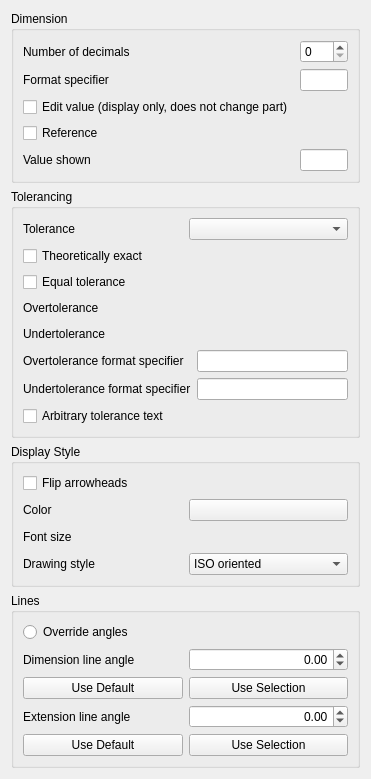
<?xml version="1.0" encoding="UTF-8"?>
<ui version="4.0">
 <class>TechDrawGui::TaskDimension</class>
 <widget class="QWidget" name="TechDrawGui::TaskDimension">
  <property name="geometry">
   <rect>
    <x>0</x>
    <y>0</y>
    <width>371</width>
    <height>729</height>
   </rect>
  </property>
  <property name="windowTitle">
   <string>Dimension</string>
  </property>
  <layout class="QVBoxLayout" name="verticalLayout_4">
   <item>
    <widget class="QGroupBox" name="gbTolerancing">
     <property name="title">
      <string>Dimension</string>
     </property>
     <layout class="QVBoxLayout" name="verticalLayout_2">
      <item>
       <layout class="QGridLayout" name="gridLayout_2" columnstretch="1,1">
        <item row="1" column="0">
         <widget class="QLabel" name="label_11">
          <property name="text">
           <string>Format specifier</string>
          </property>
         </widget>
        </item>
        <item row="1" column="1">
         <widget class="QLineEdit" name="leFormatSpecifier">
          <property name="toolTip">
           <string>Text to be displayed</string>
          </property>
         </widget>
        </item>
        <item row="2" column="0">
         <widget class="QCheckBox" name="cbArbitrary">
          <property name="toolTip">
           <string>&lt;html&gt;&lt;head/&gt;&lt;body&gt;&lt;p&gt;Tick this to type your own value/text for this dimension in the &quot;Format specifier&quot; / Main Value field.&lt;/p&gt;&lt;p&gt;&lt;b&gt;Display only:&lt;/b&gt; it changes only what is SHOWN on the drawing. It does NOT change the 3D part (to change the part, edit the Sketch/Part Design feature).&lt;/p&gt;&lt;/body&gt;&lt;/html&gt;</string>
          </property>
          <property name="text">
           <string>Edit value (display only, does not change part)</string>
          </property>
         </widget>
        </item>
        <item row="0" column="0">
         <widget class="QLabel" name="label_9">
          <property name="text">
           <string>Number of decimals</string>
          </property>
         </widget>
        </item>
        <item row="0" column="1">
         <widget class="QSpinBox" name="sbNumDecimals">
          <property name="minimumSize">
           <size>
            <width>0</width>
            <height>0</height>
           </size>
          </property>
          <property name="toolTip">
           <string>&lt;html&gt;&lt;head/&gt;&lt;body&gt;&lt;p&gt;Increments the number of decimals of the selected dimenesion&lt;/p&gt;&lt;/body&gt;&lt;/html&gt;</string>
          </property>
         </widget>
        </item>
        <item row="3" column="0">
         <widget class="QCheckBox" name="cbReference">
          <property name="toolTip">
           <string>&lt;html&gt;&lt;head/&gt;&lt;body&gt;&lt;p&gt;Encloses the dimension value in parentheses () to indicate it is for reference only&lt;/p&gt;&lt;/body&gt;&lt;/html&gt;</string>
          </property>
          <property name="text">
           <string>Reference</string>
          </property>
         </widget>
        </item>
        <item row="4" column="0">
         <widget class="QLabel" name="labelEditValue">
          <property name="visible">
           <bool>false</bool>
          </property>
          <property name="text">
           <string>Value shown</string>
          </property>
         </widget>
        </item>
        <item row="4" column="1">
         <widget class="QLineEdit" name="leEditValue">
          <property name="visible">
           <bool>false</bool>
          </property>
          <property name="toolTip">
           <string>Type the value/text shown for this dimension. Display only - does NOT change the 3D part.</string>
          </property>
         </widget>
        </item>
       </layout>
      </item>
     </layout>
    </widget>
   </item>
   <item>
    <widget class="QGroupBox" name="gbFormatting">
     <property name="title">
      <string>Tolerancing</string>
     </property>
     <layout class="QVBoxLayout" name="verticalLayout">
      <item>
       <layout class="QHBoxLayout" name="hlTolType">
        <item>
         <widget class="QLabel" name="labelTolType">
          <property name="text">
           <string>Tolerance</string>
          </property>
         </widget>
        </item>
        <item>
         <widget class="QComboBox" name="comboTolType">
          <property name="toolTip">
           <string>Tolerance display mode (Creo-style): Nominal, Symmetric (±), Plus-Minus, or Basic</string>
          </property>
         </widget>
        </item>
       </layout>
      </item>
      <item>
       <layout class="QGridLayout" name="gridLayout" columnstretch="1,1">
        <item row="1" column="0">
         <widget class="QCheckBox" name="cbEqualTolerance">
          <property name="toolTip">
           <string>Assign same value to over and under tolerance</string>
          </property>
          <property name="text">
           <string>Equal tolerance</string>
          </property>
         </widget>
        </item>
        <item row="4" column="1">
         <widget class="QLineEdit" name="leFormatSpecifierOverTolerance">
          <property name="toolTip">
           <string>Specifies the overtolerance format in printf() style, or arbitrary text</string>
          </property>
         </widget>
        </item>
        <item row="6" column="0">
         <widget class="QCheckBox" name="cbArbitraryTolerances">
          <property name="toolTip">
           <string>&lt;html&gt;&lt;head/&gt;&lt;body&gt;&lt;p&gt;Uses the tolerance format spec&lt;/p&gt;&lt;p&gt;instead of the tolerance value&lt;/p&gt;&lt;/body&gt;&lt;/html&gt;</string>
          </property>
          <property name="text">
           <string>Arbitrary tolerance text</string>
          </property>
         </widget>
        </item>
        <item row="5" column="0">
         <widget class="QLabel" name="label_12">
          <property name="text">
           <string>Undertolerance format specifier</string>
          </property>
         </widget>
        </item>
        <item row="4" column="0">
         <widget class="QLabel" name="label">
          <property name="text">
           <string>Overtolerance format specifier</string>
          </property>
         </widget>
        </item>
        <item row="0" column="0">
         <widget class="QCheckBox" name="cbTheoreticallyExact">
          <property name="toolTip">
           <string>If theoretically exact (basic) dimension</string>
          </property>
          <property name="text">
           <string>Theoretically exact</string>
          </property>
         </widget>
        </item>
        <item row="5" column="1">
         <widget class="QLineEdit" name="leFormatSpecifierUnderTolerance">
          <property name="toolTip">
           <string>Specifies the undertolerance format in printf() style, or arbitrary text</string>
          </property>
         </widget>
        </item>
        <item row="2" column="0">
         <widget class="QLabel" name="label_2">
          <property name="text">
           <string>Overtolerance</string>
          </property>
         </widget>
        </item>
        <item row="2" column="1">
         <widget class="Gui::QuantitySpinBox" name="qsbOvertolerance" native="true">
          <property name="minimumSize">
           <size>
            <width>0</width>
            <height>20</height>
           </size>
          </property>
          <property name="toolTip">
           <string>Overtolerance value
If 'Equal tolerance' is checked this is also
the negated value for 'Undertolerance'.</string>
          </property>
          <property name="singleStep" stdset="0">
           <double>0.100000000000000</double>
          </property>
          <property name="value" stdset="0">
           <double>0.000000000000000</double>
          </property>
         </widget>
        </item>
        <item row="3" column="0">
         <widget class="QLabel" name="label_8">
          <property name="text">
           <string>Undertolerance</string>
          </property>
         </widget>
        </item>
        <item row="3" column="1">
         <widget class="Gui::QuantitySpinBox" name="qsbUndertolerance" native="true">
          <property name="minimumSize">
           <size>
            <width>0</width>
            <height>20</height>
           </size>
          </property>
          <property name="toolTip">
           <string>Undertolerance value
If 'Equal tolerance' is checked it will be replaced
by negative value of 'Overtolerance'.</string>
          </property>
          <property name="singleStep" stdset="0">
           <double>0.100000000000000</double>
          </property>
          <property name="value" stdset="0">
           <double>0.000000000000000</double>
          </property>
         </widget>
        </item>
       </layout>
      </item>
     </layout>
    </widget>
   </item>
   <item>
    <widget class="QGroupBox" name="gbDisplayStyle">
     <property name="title">
      <string>Display Style</string>
     </property>
     <layout class="QVBoxLayout" name="verticalLayout_3">
      <item>
       <layout class="QGridLayout" name="gridLayout_3">
        <item row="0" column="0">
         <widget class="QCheckBox" name="cbArrowheads">
          <property name="toolTip">
           <string>Reverses usual direction of dimension line terminators</string>
          </property>
          <property name="text">
           <string>Flip arrowheads</string>
          </property>
         </widget>
        </item>
        <item row="1" column="0">
         <widget class="QLabel" name="label_5">
          <property name="text">
           <string>Color</string>
          </property>
         </widget>
        </item>
        <item row="1" column="1">
         <widget class="Gui::ColorButton" name="dimensionColor">
          <property name="toolTip">
           <string>Color of the dimension</string>
          </property>
          <property name="color" stdset="0">
           <color>
            <red>0</red>
            <green>0</green>
            <blue>0</blue>
           </color>
          </property>
         </widget>
        </item>
        <item row="2" column="0">
         <widget class="QLabel" name="label_7">
          <property name="text">
           <string>Font size</string>
          </property>
         </widget>
        </item>
        <item row="2" column="1">
         <widget class="Gui::QuantitySpinBox" name="qsbFontSize" native="true">
          <property name="sizePolicy">
           <sizepolicy hsizetype="Preferred" vsizetype="Preferred">
            <horstretch>0</horstretch>
            <verstretch>0</verstretch>
           </sizepolicy>
          </property>
          <property name="minimumSize">
           <size>
            <width>0</width>
            <height>20</height>
           </size>
          </property>
          <property name="toolTip">
           <string>Font size for text</string>
          </property>
          <property name="minimum" stdset="0">
           <double>0.000000000000000</double>
          </property>
          <property name="value" stdset="0">
           <double>4.000000000000000</double>
          </property>
          <property name="prefEntry" stdset="0">
           <cstring>Font size</cstring>
          </property>
          <property name="prefPath" stdset="0">
           <cstring>/Mod/TechDraw/Dimensions</cstring>
          </property>
         </widget>
        </item>
        <item row="3" column="0">
         <widget class="QLabel" name="label_4">
          <property name="text">
           <string>Drawing style</string>
          </property>
         </widget>
        </item>
        <item row="3" column="1">
         <widget class="QComboBox" name="comboDrawingStyle">
          <property name="toolTip">
           <string>Standard and style according to which dimension is drawn</string>
          </property>
          <item>
           <property name="text">
            <string>ISO oriented</string>
           </property>
          </item>
          <item>
           <property name="text">
            <string>ISO referencing</string>
           </property>
          </item>
          <item>
           <property name="text">
            <string>ASME inlined</string>
           </property>
          </item>
          <item>
           <property name="text">
            <string>ASME referencing</string>
           </property>
          </item>
         </widget>
        </item>
       </layout>
      </item>
     </layout>
    </widget>
   </item>
   <item>
    <widget class="QGroupBox" name="gbLines">
     <property name="title">
      <string>Lines</string>
     </property>
     <layout class="QVBoxLayout" name="verticalLayout_5">
      <item>
       <layout class="QGridLayout" name="gridLayout_4">
        <item row="0" column="0">
         <widget class="QRadioButton" name="rbOverride">
          <property name="toolTip">
           <string>Use override angles if checked. Use default angles if unchecked.</string>
          </property>
          <property name="text">
           <string>Override angles</string>
          </property>
         </widget>
        </item>
        <item row="1" column="0">
         <widget class="QLabel" name="label_3">
          <property name="text">
           <string>Dimension line angle</string>
          </property>
         </widget>
        </item>
        <item row="1" column="1">
         <widget class="QDoubleSpinBox" name="dsbDimAngle">
          <property name="toolTip">
           <string>Angle of dimension line with drawing X axis (degrees)</string>
          </property>
          <property name="alignment">
           <set>Qt::AlignRight|Qt::AlignTrailing|Qt::AlignVCenter</set>
          </property>
          <property name="minimum">
           <double>-360.000000000000000</double>
          </property>
          <property name="maximum">
           <double>360.000000000000000</double>
          </property>
         </widget>
        </item>
        <item row="2" column="0">
         <widget class="QPushButton" name="pbDimUseDefault">
          <property name="toolTip">
           <string>Set dimension line angle to default (orthographic view)</string>
          </property>
          <property name="text">
           <string>Use Default</string>
          </property>
         </widget>
        </item>
        <item row="2" column="1">
         <widget class="QPushButton" name="pbDimUseSelection">
          <property name="toolTip">
           <string>Set dimension line angle to match selected edge or vertices</string>
          </property>
          <property name="text">
           <string>Use Selection</string>
          </property>
         </widget>
        </item>
        <item row="3" column="0">
         <widget class="QLabel" name="label_6">
          <property name="text">
           <string>Extension line angle</string>
          </property>
         </widget>
        </item>
        <item row="3" column="1">
         <widget class="QDoubleSpinBox" name="dsbExtAngle">
          <property name="toolTip">
           <string>Angle of extension lines with drawing X axis (degrees)</string>
          </property>
          <property name="alignment">
           <set>Qt::AlignRight|Qt::AlignTrailing|Qt::AlignVCenter</set>
          </property>
          <property name="minimum">
           <double>-360.000000000000000</double>
          </property>
          <property name="maximum">
           <double>360.000000000000000</double>
          </property>
         </widget>
        </item>
        <item row="4" column="0">
         <widget class="QPushButton" name="pbExtUseDefault">
          <property name="toolTip">
           <string>Set extension line angle to default (orthographic)</string>
          </property>
          <property name="text">
           <string>Use Default</string>
          </property>
         </widget>
        </item>
        <item row="4" column="1">
         <widget class="QPushButton" name="pbExtUseSelection">
          <property name="toolTip">
           <string>Set extension line angle to match selected edge or vertices</string>
          </property>
          <property name="text">
           <string>Use Selection</string>
          </property>
         </widget>
        </item>
       </layout>
      </item>
     </layout>
    </widget>
   </item>
  </layout>
 </widget>
 <customwidgets>
  <customwidget>
   <class>Gui::QuantitySpinBox</class>
   <extends>QWidget</extends>
   <header>Gui/QuantitySpinBox.h</header>
  </customwidget>
  <customwidget>
   <class>Gui::ColorButton</class>
   <extends>QPushButton</extends>
   <header>Gui/Widgets.h</header>
  </customwidget>
 </customwidgets>
 <resources>
  <include location="Resources/TechDraw.qrc"/>
 </resources>
 <connections/>
</ui>
